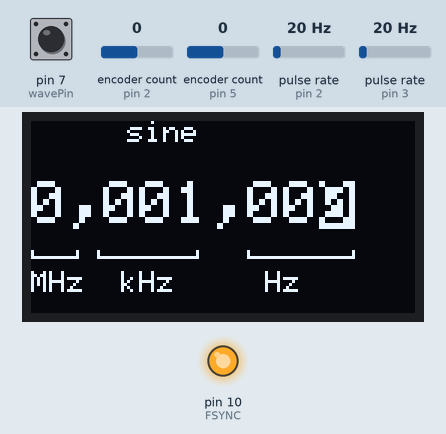
Simulated run of this sketch. Board: Arduino Uno, built with avr-gcc and run on an emulated ATmega328P. On the bench: 128×64 one-colour display, output pins drawn as LEDs (lit = HIGH). Wiring (inferred from the names in the program): 2 × pulse sensor: data pin 2 / data pin 3. Inputs (shaded band) come from the test bench; at power-on: pin 7 (wavePin) HIGH, encoder count (sensors on pin 2, pin 5) 0, pulse rate (sensors on pin 2, pin 3) 20 Hz. The display library's start-up logo is not drawn.

Above: at 3.4 s.
3.5 s: pin 7 (wavePin) pulled LOW for 1 s
At 5.0 s:
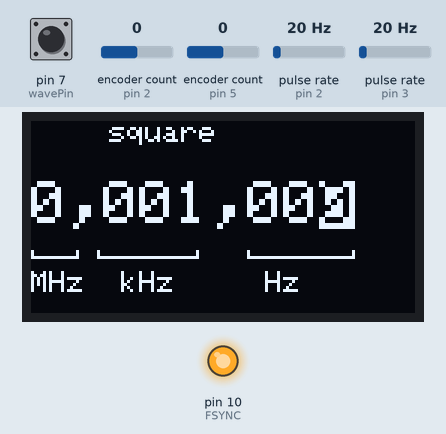
6.0 s: encoder count (sensor on pin 2) set to 4
At 6.6 s:
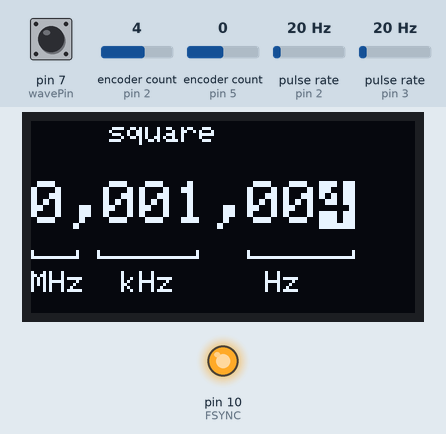
7.6 s: encoder count (sensor on pin 5) set to 1
At 8.2 s:
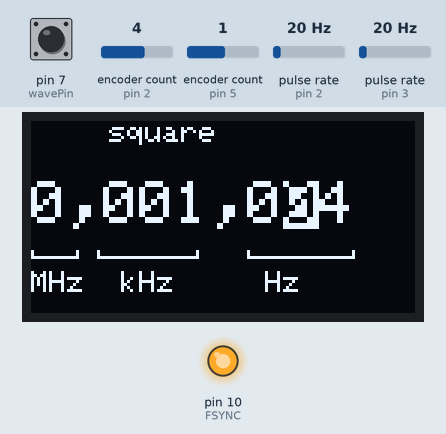
9.2 s: pin 7 (wavePin) pulled LOW for 0.15 s
At 9.7 s:
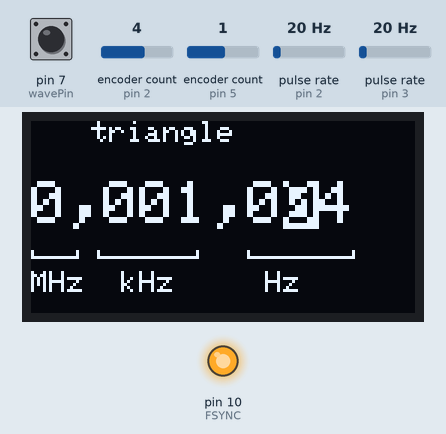
10.8 s: encoder count (sensor on pin 2) set to 5
At 11.2 s:
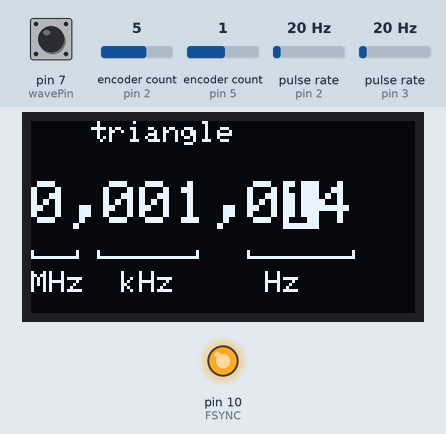
12.3 s: encoder count (sensor on pin 5) set to 2
At 13.0 s:
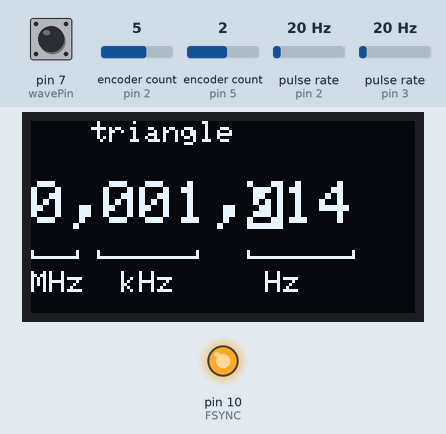
Timing chart, 0 to 14.9 s (numbered marks = the images above; inputs shaded):
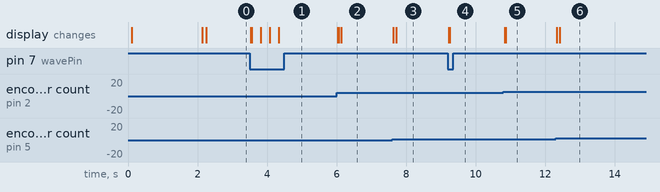

The sketch:

dds-ad9833-2-i2c.ino
```cpp
/*
AD9833 Waveform Module vwlowen.co.uk
*/

#include <SPI.h>
#include <Rotary.h>            // Rotary encoder: https://github.com/brianlow/Rotary
#include <Wire.h>
#include <Adafruit_GFX.h>
#include <Adafruit_SSD1306.h>

//#define dc   A0                // Define pins for TFT display.
//#define cs   A1                //
//#define rst  A2

#include <Adafruit_GFX.h>      // Core graphics library

// include Adafruit library OR QDTech library depending on the display's controller chip.

 // #include <Adafruit_ST7735.h>            // Hardware-specific library
 // Adafruit_ST7735 tft = Adafruit_ST7735(cs, dc, rst);
#define OLED_RESET 4
Adafruit_SSD1306 display(OLED_RESET);
 // #include <Adafruit_QDTech.h>              // Hardware-specific library
//  Adafruit_QDTech tft = Adafruit_QDTech(cs, dc, rst);


// https://github.com/zigwart/Adafruit_QDTech


#define BLACK 0x000                         // Define the display colours we'll be using
#define BLUE 0x001F                         // so they're constants regardless of which
#define GREEN 0x07E0                        // display library we use.
#define YELLOW 0xFFE0
#define GREY 0x632C

const int SINE = 0x2000;                    // Define AD9833's waveform register value.
const int SQUARE = 0x2028;                  // When we update the frequency, we need to
const int TRIANGLE = 0x2002;                // define the waveform when we end writing.

int wave = 0;
int waveType = SINE;
int wavePin = 7;

int freqUpPin = 2;         //dt                 // Define rotary encoder pins.
int freqDownPin = 3;       // clk
int stepUpPin = 5;         // clk
int stepDownPin = 6;       // dt

const float refFreq = 25000000.0;           // On-board crystal reference frequency

const int FSYNC = 10;                       // Standard SPI pins for the AD9833 waveform generator.
const int CLK = 13;                         // CLK and DATA pins are shared with the TFT display.
const int DATA = 11;

Rotary r = Rotary(freqUpPin, freqDownPin);    // Rotary encoder for frequency connects to interrupt pins
Rotary i = Rotary(stepUpPin, stepDownPin);    // Rotart encoder for setting increment.

unsigned long freq = 1000;               // Set initial frequency.
unsigned long freqOld = freq;

unsigned long incr = 1;
unsigned long oldIncr = 1;

void setup() {

  pinMode(freqUpPin, INPUT_PULLUP);      // Set pins for rotary encoders as INPUTS and enable
  pinMode(freqDownPin, INPUT_PULLUP);    // internal pullup resistors.
  pinMode(stepUpPin, INPUT_PULLUP);
  pinMode(stepDownPin, INPUT_PULLUP);
  pinMode(wavePin, INPUT_PULLUP);

   // Can't set SPI MODE here because the display and the AD9833 use different MODES.
  SPI.begin();
  delay(50);

  // Initialize either Adafruit OR QDTech display
  //QDTech display
   //  tft.init();
 // tft.initR(INITR_BLACKTAB);
   display.begin(SSD1306_SWITCHCAPVCC, 0x3C);  // initialize with the I2C addr 0x3D (for the 128x64)
  //Adafruit display
  // tft.initR(INITR_BLACKTAB);   // initialize a ST7735S chip, black tab
 display.display();
  delay(2000);

  // Clear the buffer.
  display.clearDisplay();
 // tft.setRotation(3);
  display.setTextWrap(false);                                  // Allow text to run off right edge

  //tft.fillScreen(BLACK);
  /*
  tft.drawFastVLine(10, tft.height()-55, 4, BLUE);         // Display 'static' cosmetic text.
  tft.drawFastVLine(30, tft.height()-55, 4, BLUE);
  tft.drawFastVLine(37, tft.height()-55, 4, BLUE);
  tft.drawFastVLine(78, tft.height()-55, 4, BLUE);
  tft.drawFastVLine(85, tft.height()-55, 4, BLUE);
  tft.drawFastVLine(124, tft.height()-55, 4, BLUE);

  tft.drawFastHLine(10, tft.height()-52, 20, BLUE);
  tft.drawFastHLine(37, tft.height()-52, 42, BLUE);
  tft.drawFastHLine(85, tft.height()-52, 40, BLUE);
 */
 /// tft.setTextColor(BLUE);
  //tft.setCursor(5, tft.height()-48);
 // tft.print(" MHz    kHz     Hz");
 display.setTextSize(1);
  display.setTextColor(WHITE);
  display.setCursor(0,30);
  display.println(" MHz    kHz     Hz");
  display.display();
 // tft.setCursor(2, tft.height() -20);
  //tft.setTextSize(1);
  //tft.drawFastHLine(0, tft.height() - 23, tft.width()-10, GREY);
 // tft.setTextColor(GREY);
  //tft.println("AD9850 10 Hz to 5 MHz ");
 // tft.print("   waveform generator");


// Configure interrupt for rotary encoder and enable.
  PCICR |= (1 << PCIE2);
  PCMSK2 |= (1 << PCINT18) | (1 << PCINT19);
  sei();

  AD9833reset();                                   // Reset AD9833 module after power-up.
  delay(50);
  AD9833setFrequency(freq, SINE);                  // Set the frequency and Sine Wave output
  updateDisplay();
}

void updateDisplay() {

  // To complicate things, the display uses SPI MODE0 but the AD9833 uses SPI MODE3 so it's
  // necessary to switch modes before each SPI transfer.
  SPI.setDataMode(SPI_MODE0);

//  tft.fillRect(40, 10, 120, 12, BLACK);            // Clear text.
   display.fillRect(0,0,120,9,BLACK);
  display.setTextColor(WHITE);
  display.setCursor(20, 0);
  display.setTextSize(1);
  switch (waveType) {
    case SINE: display.print("  sine"); break;
    case SQUARE: display.print(" square"); break;
    case TRIANGLE: display.print("triangle"); break;
   // display.setCursor(0,57);
//display.println("AD9850 10 Hz to 5 MHz ");
    display.display();
  }

 // tft.fillRect(5, 50, 140, 14, BLACK);           // Clear frequency numerals.
 display.fillRect(0,19,120,18,BLACK);
 // display.setTextColor(BLACK,WHITE);

    display.setTextSize(1);
  display.setTextColor(WHITE);
  display.setCursor(0,50);
  display.println("MHz  kHz     Hz");
  display.setTextSize(2);
  display.setCursor(0, 20);
display.drawLine(72,45,107,45,WHITE);
display.drawLine(72,45,72,43,WHITE);
display.drawLine(107,45,107,43,WHITE);

display.drawLine(0,45,15,45,WHITE);
display.drawLine(0,45,0,43,WHITE);
display.drawLine(15,45,15,43,WHITE);

display.drawLine(22,45,55,45,WHITE);
display.drawLine(22,45,22,43,WHITE);
display.drawLine(55,45,55,43,WHITE);

//display.setTextSize(1);
//  display.setTextColor(WHITE);
  //display.setCursor(0,57);
//display.println("AD9850 10 Hz to 5 MHz ");
  display.display();
  format(freq);  // Show frequency in formatted form.


display.display();
}

void format(unsigned long value) {

   // Break the frequency value down into individual digits & into variable 'digit'.
   // If a digit corresponds with the currently-selected x10 increment, change the
   // text colour to YELLOW. All other digits and commas are GREEN.

  unsigned long j = 1000000;

  for (int i=6; i>=0; i--) {
    int digit = (value / j) % 10;
    incr == j ? display.setTextColor(BLACK,WHITE): display.setTextColor(WHITE);
    display.print(digit);
    if ((i == 6) || (i == 3)) {                  // Add commas at millions and thousands
      display.setTextColor(WHITE);
      display.print(",");
    }
    j /= 10;
  }
}


void loop() {

  if (oldIncr != incr) {
    updateDisplay();
    oldIncr= incr;
  }

  // Check 'increment' rotary encoder. Increase or decrease 'increment' by a factor of x10
  // if encoder has been turned.
  unsigned char result = i.process();
  if (result) {
    if (result == DIR_CW)  {if (incr < 1000000) incr *= 10;}
    if (result == DIR_CCW) {if (incr >= 10) incr /= 10;}
    updateDisplay();
  }

  // Check if push button on 'increment' rotary encoder is pushed and set Wave Type accordingly.
  if (digitalRead(wavePin) == LOW) {
    wave += 1;
    if (wave > 2) wave = 0;
    switch (wave) {
      case 0: waveType = SINE; break;
      case 1: waveType = SQUARE; break;
      case 2: waveType= TRIANGLE; break;
    }
    AD9833setFrequency(freq, waveType);     // Set AD9833 to frequency and selected wave type.
    updateDisplay();
    delay(200);
  }

  if (freq != freqOld) {                    // If frequency has changed, interrupt rotary encoder
    AD9833setFrequency(freq, waveType);     // must have been turned so update AD9833 and display.
    updateDisplay();
    freqOld = freq;                         // Remember new frequency to avoid unwanted display
  }                                         // and AD9833 updates.
}

// AD9833 documentation advises a 'Reset' on first applying power.
void AD9833reset() {
  WriteRegister(0x100);   // Write '1' to AD9833 Control register bit D8.
  delay(10);
}

// Set the frequency and waveform registers in the AD9833.
void AD9833setFrequency(long frequency, int Waveform) {

  long FreqWord = (frequency * pow(2, 28)) / refFreq;

  int MSB = (int)((FreqWord & 0xFFFC000) >> 14);    //Only lower 14 bits are used for data
  int LSB = (int)(FreqWord & 0x3FFF);

  //Set control bits 15 ande 14 to 0 and 1, respectively, for frequency register 0
  LSB |= 0x4000;
  MSB |= 0x4000;

  WriteRegister(0x2100);
  WriteRegister(LSB);                  // Write lower 16 bits to AD9833 registers
  WriteRegister(MSB);                  // Write upper 16 bits to AD9833 registers.
  WriteRegister(0xC000);               // Phase register
  WriteRegister(Waveform);             // Exit & Reset to SINE, SQUARE or TRIANGLE

}

void WriteRegister(int dat) {

  // Display and AD9833 use different SPI MODES so it has to be set for the AD9833 here.
  SPI.setDataMode(SPI_MODE2);

  digitalWrite(FSYNC, LOW);           // Set FSYNC low before writing to AD9833 registers
  delayMicroseconds(10);              // Give AD9833 time to get ready to receive data.

  SPI.transfer(highByte(dat));        // Each AD9833 register is 32 bits wide and each 16
  SPI.transfer(lowByte(dat));         // bits has to be transferred as 2 x 8-bit bytes.

  digitalWrite(FSYNC, HIGH);          //Write done. Set FSYNC high
}


// Interrupt service routine for the 'frequency' rotary encoder.

ISR(PCINT2_vect) {

  unsigned char result = r.process();
  if (result) {
    if (result == DIR_CW) {                   // Clockwise rotation so add increment to frequency
       if ((freq + incr) < 6000000) freq+=incr;

    } else {
        if (freq > incr) {                    // Counter-clockwise rotation so subtract increment
          freq -= incr;                       // from frequency unless it would result in a negative
        } else {                              // number.
          if (freq >= 1) incr /= 10;
          if (incr < 1) incr = 1;             // Compensate for math rounding error.
        }
    }
  }
}
```

Measured:
- after the input at 3.5 s, the display: first changes at once (image 1 shows a later state)
- after the input at 6.0 s, the display: first changes at once (image 2 shows a later state)
- after the input at 7.6 s, the display: first changes at once (image 3 shows a later state)
- after the input at 9.2 s, the display: first changes at once (image 4 shows a later state)
- after the input at 10.8 s, the display: first changes at once (image 5 shows a later state)
- after the input at 12.3 s, the display: first changes at once (image 6 shows a later state)
